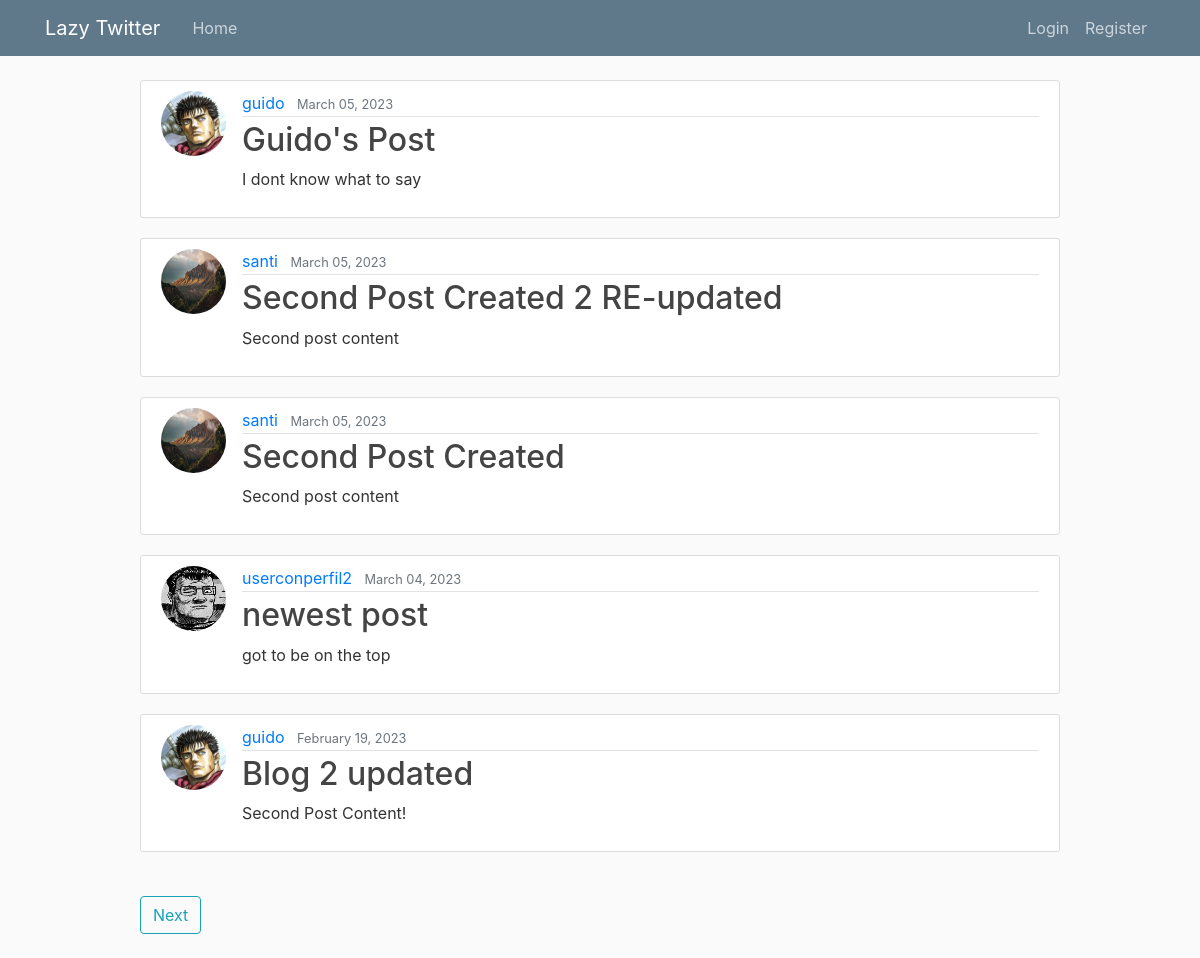
/, run on an earlier commit of the app's database.
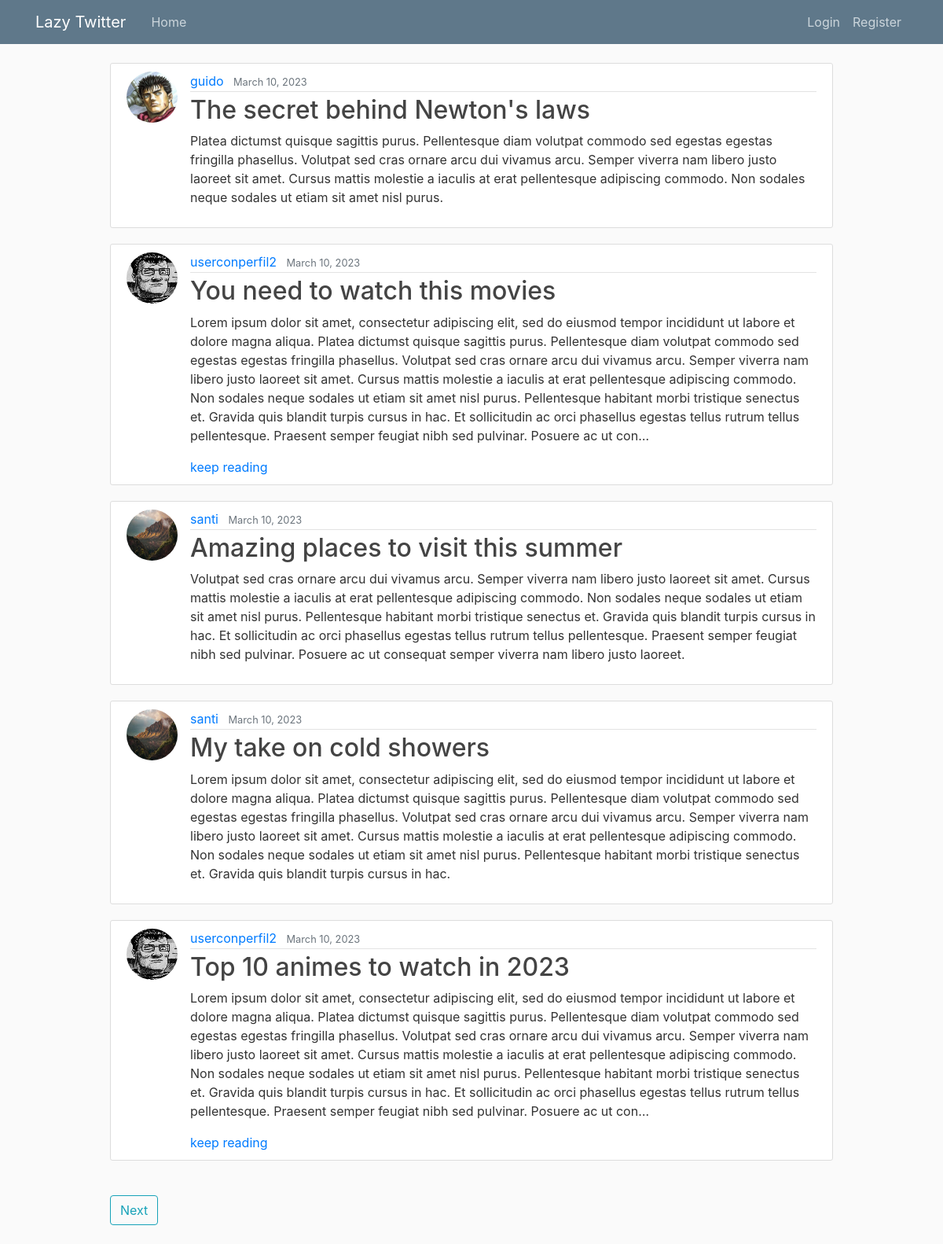
And on a later commit of the database.
### blog/models.py (models this page shows, shortened)
class Post(models.Model):
    title = models.CharField(max_length=100)
    content = models.TextField()
    date_posted = models.DateTimeField(default=timezone.now)
    author = models.ForeignKey(User, on_delete=models.CASCADE)

### users/models.py (models this page shows, shortened)
class Profile(models.Model):
    user = models.OneToOneField(User, on_delete=models.CASCADE)
    image = models.ImageField(default='default.jpg', upload_to='profile_pics')

### blog/views.py (the view)
# urls.py: path('', PostListView.as_view(), name='blog-home'),
class PostListView(ListView):
    model = Post
    ordering = ['-date_posted']
    paginate_by = 5

### blog/templates/blog/post_list.html (shortened to what this page needs)
{% extends "blog/layout.html" %}
{% block content %}
    {% for post in object_list %}
        <article class="media content-section">
            <img class="rounded-circle article-img" src="{{post.author.profile.image.url}}" alt="">
        <div class="media-body">
            <div class="article-metadata">
            <a class="mr-2" href="{% url 'user-posts' post.author.username %}">{{ post.author }}</a>
            <small class="text-muted">{{ post.date_posted|date:'F d, Y' }}</small>
            </div>
            <h2><a class="article-title" href="{% url 'post-detail' post.id %}">{{ post.title }}</a></h2>
            <p class="article-content">{{ post.content|truncatechars:700 }}</p>
            {% if post.content|length > 700  %}
                <a class="mr-2" href="{% url 'post-detail' post.id %}">keep reading</a>
            {% endif %}
        </div>
        </article>
    {% endfor %}
    {% if is_paginated %}
        {% if page_obj.has_next %}
        <a class="btn btn-outline-info mb-4 mt-4" href="?page={{ page_obj.next_page_number }}">Next</a>
    {% endif %}
    {% endif %}
{% endblock %}

What changed in the data, as far as the page shows it:
no longer on this page (row unchanged): Post: author.profile.image (picture), author "guido", date_posted "March 05, 2023", title "Guido's Post", content "I dont know what to say"
no longer on this page (row unchanged): Post: author.profile.image (picture), author "santi", date_posted "March 05, 2023", title "Second Post Created 2 RE-updated", content "Second post content"
no longer on this page (row unchanged): Post: author.profile.image (picture), author "santi", date_posted "March 05, 2023", title "Second Post Created", content "Second post content"
no longer on this page (row unchanged): Post: author.profile.image (picture), author "userconperfil2", date_posted "March 04, 2023", title "newest post", content "got to be on the top"
no longer on this page (row unchanged): Post: author.profile.image (picture), author "guido", date_posted "February 19, 2023", title "Blog 2 updated", content "Second Post Content!"
added Post: author.profile.image (picture), author "guido", date_posted "March 10, 2023", title "The secret behind Newton's laws", content "Platea dictumst quisque sagittis purus. Pellentesque diam volutpat commodo sed egestas egestas fringilla phasellus. Volutpat sed cras ornare arcu dui vivamus arcu. Semper viverra nam libero justo laoreet sit amet. Cursus mattis molestie a iaculis at erat pellentesque adipiscing commodo. Non sodales neque sodales ut etiam sit amet nisl purus."
added Post: author.profile.image (picture), author "userconperfil2", date_posted "March 10, 2023", title "You need to watch this movies", content "Lorem ipsum dolor sit amet, consectetur adipiscing elit, sed do eiusmod tempor incididunt ut labore et dolore magna aliqua. Platea dictumst quisque sagittis purus. Pellentesque diam volutpat commodo sed egestas egestas fringilla phasellus. Volutpat sed cras ornare arcu dui vivamus arcu. Semper viverra nam libero justo laoreet sit amet. Cursus mattis molestie a iaculis at erat pellentesque adipiscing commodo. Non sodales neque sodales ut etiam sit amet nisl purus. Pellentesque habitant morbi tristique senectus et. Gravida quis blandit turpis cursus in hac. Et sollicitudin ac orci phasellus egestas tellus rutrum tellus pellentesque. Praesent semper feugiat nibh sed pulvinar. Posuere ac ut con…", shows "keep reading"
added Post: author.profile.image (picture), author "santi", date_posted "March 10, 2023", title "Amazing places to visit this summer", content "Volutpat sed cras ornare arcu dui vivamus arcu. Semper viverra nam libero justo laoreet sit amet. Cursus mattis molestie a iaculis at erat pellentesque adipiscing commodo. Non sodales neque sodales ut etiam sit amet nisl purus. Pellentesque habitant morbi tristique senectus et. Gravida quis blandit turpis cursus in hac. Et sollicitudin ac orci phasellus egestas tellus rutrum tellus pellentesque. Praesent semper feugiat nibh sed pulvinar. Posuere ac ut consequat semper viverra nam libero justo laoreet."
added Post: author.profile.image (picture), author "santi", date_posted "March 10, 2023", title "My take on cold showers", content "Lorem ipsum dolor sit amet, consectetur adipiscing elit, sed do eiusmod tempor incididunt ut labore et dolore magna aliqua. Platea dictumst quisque sagittis purus. Pellentesque diam volutpat commodo sed egestas egestas fringilla phasellus. Volutpat sed cras ornare arcu dui vivamus arcu. Semper viverra nam libero justo laoreet sit amet. Cursus mattis molestie a iaculis at erat pellentesque adipiscing commodo. Non sodales neque sodales ut etiam sit amet nisl purus. Pellentesque habitant morbi tristique senectus et. Gravida quis blandit turpis cursus in hac."
added Post: author.profile.image (picture), author "userconperfil2", date_posted "March 10, 2023", title "Top 10 animes to watch in 2023", content "Lorem ipsum dolor sit amet, consectetur adipiscing elit, sed do eiusmod tempor incididunt ut labore et dolore magna aliqua. Platea dictumst quisque sagittis purus. Pellentesque diam volutpat commodo sed egestas egestas fringilla phasellus. Volutpat sed cras ornare arcu dui vivamus arcu. Semper viverra nam libero justo laoreet sit amet. Cursus mattis molestie a iaculis at erat pellentesque adipiscing commodo. Non sodales neque sodales ut etiam sit amet nisl purus. Pellentesque habitant morbi tristique senectus et. Gravida quis blandit turpis cursus in hac. Et sollicitudin ac orci phasellus egestas tellus rutrum tellus pellentesque. Praesent semper feugiat nibh sed pulvinar. Posuere ac ut con…", shows "keep reading"
